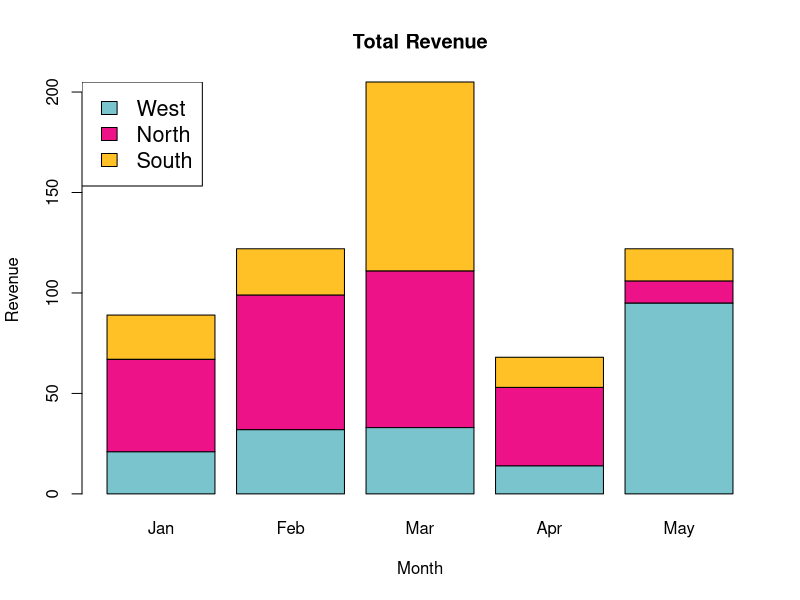

Recreate this plot in R.
library(RColorBrewer)  
months <- c("Jan","Feb","Mar","Apr","May")  
regions <- c("West","North","South")  
# Creating the matrix of the values.  
Values <- matrix(c(21,32,33,14,95,46,67,78,39,11,22,23,94,15,16), nrow = 3, ncol = 5, byrow = TRUE)  
# Giving the chart file a name  
png(file = "stacked_chart.png")  
# Creating the bar chart  
barplot(Values, main = "Total Revenue", names.arg = months, xlab = "Month", ylab = "Revenue",col =c("cadetblue3","deeppink2","goldenrod1"))  
# Adding the legend to the chart  
legend("topleft", regions, cex = 1.3, fill = c("cadetblue3","deeppink2","goldenrod1"))  
# Saving the file  
dev.off()  